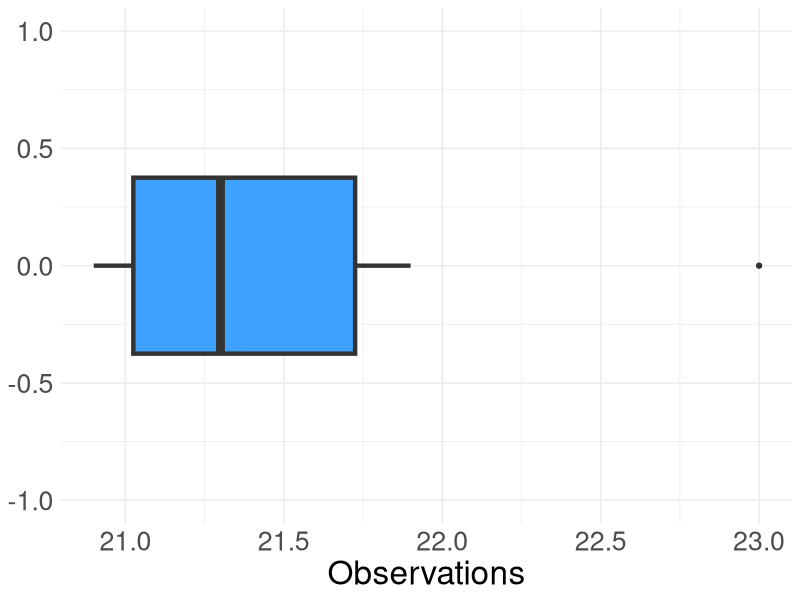
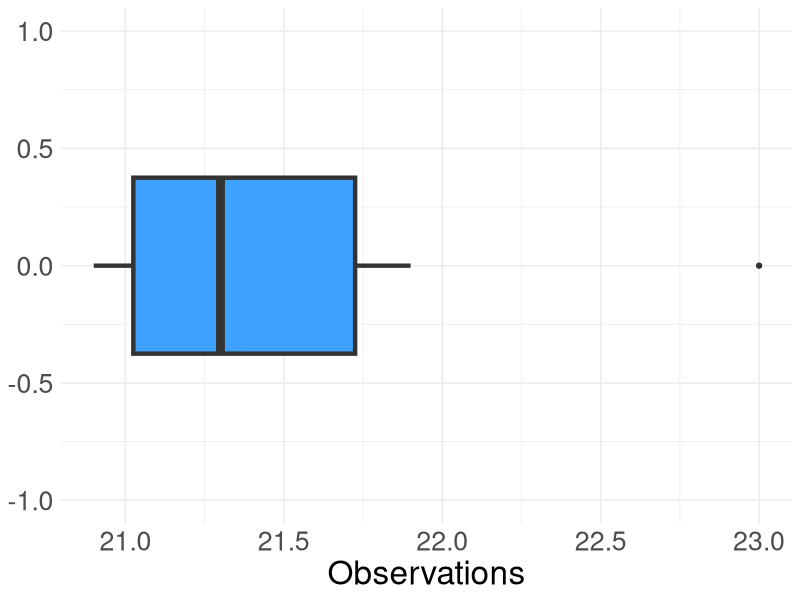

Reproduce these figures in R, in order.
library(ggplot2)
library(svglite)

d <- read.csv("penguins.csv", header = FALSE, col.names = "X")

svglite("boxplot.svg")
ggplot(data = d, mapping = aes(x = X)) +
ylim(-1, 1) +
geom_boxplot(linewidth = 1.5, fill = "#3ea1fe") +
labs(x = "Observations") +
theme_minimal() +
theme(text = element_text(size = 24))
ggsave("boxplot.svg", units = "cm")
